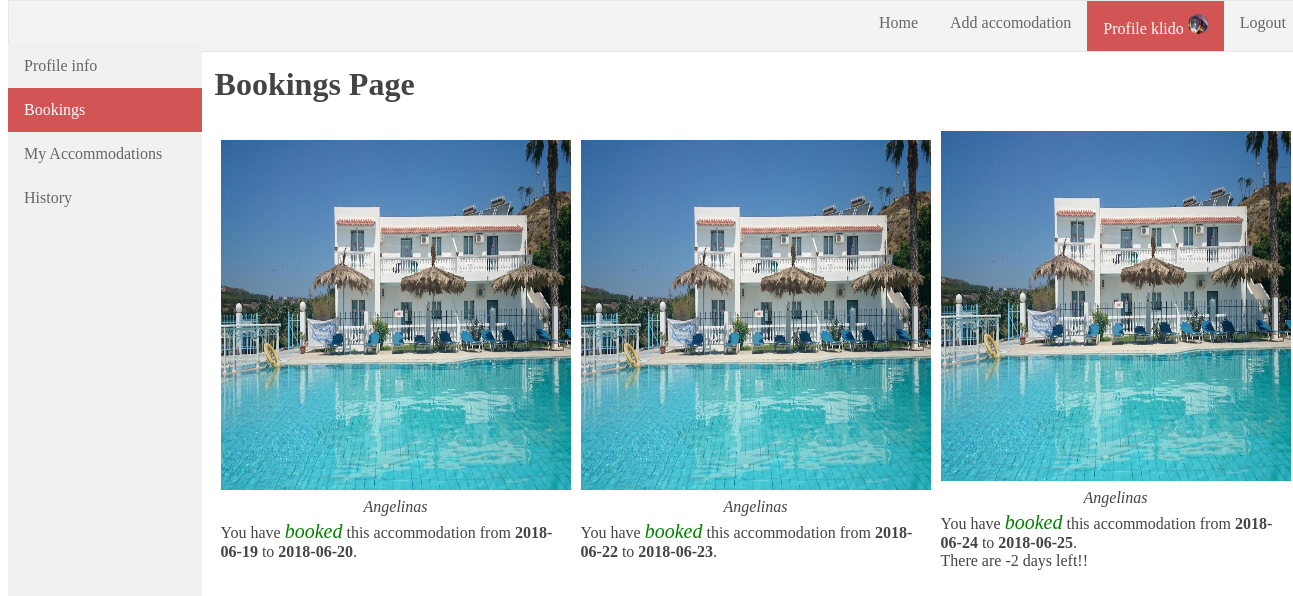
/bookings.php (signed in), run on the app's committed database.
### tables this page shows
CREATE TABLE `bookings` (
  `rent_id` int(11) NOT NULL,
  `user_id` int(11) NOT NULL,
  `accom_id` int(11) NOT NULL,
  `checkin_date` date NOT NULL,
  `checkout_date` date NOT NULL,
  `status` enum('completed','active') NOT NULL DEFAULT 'active'
);

CREATE TABLE `accommodations` (
  `accom_id` int(11) NOT NULL,
  `title` varchar(50) NOT NULL,
  `location` varchar(25) NOT NULL,
  `description` text,
  `rating` float DEFAULT '0',
  `votes` int(11) DEFAULT '0',
  `checkin` time NOT NULL,
  `checkout` time NOT NULL,
  `path_to_image` varchar(100) NOT NULL DEFAULT 'pictures\\accommodations\\not_available.jpg',
  `user_id` int(11) NOT NULL
);

### classes/Config.php (called while the page is built)
<?php
class Config{
  public static function get($path = null){
    if($path){
      $config = $GLOBALS['config'];
      $path = explode('/',$path);
      foreach($path as $bit){
        if(isset($config[$bit]))
          $config = $config[$bit];
      }
      return $config;
    }
    return false;
  }
}
?>

### classes/Database.php (called while the page is built, shortened)
<?php
class Database {
  private static $_instance = null;
  private $_dbc,
          $_query,
          $_error=false,
          $_results,
          $_count=0;
  private function __construct() {
    $this->_dbc  = new mysqli(Config::get('mysql/host'),
                        Config::get('mysql/username'),
                        Config::get('mysql/password'),
                        Config::get('mysql/db'));
  }
  public static function getInstance() {
    if(!isset(self::$_instance)){
      self::$_instance = new Database();
    }
    return self::$_instance;
  }
  public function query($sql,$type='',$params = array()) {
    $this->_error = false;
    if($this->_query = $this->_dbc->prepare($sql)) {
      if(count($params)){
        call_user_func_array(array($this->_query, "bind_param"),array_merge(array($type), $params));
      }
      if($this->_query->execute()) {
          $this->_results = $this->_query->get_result() ?? NULL;
          $this->_count  = $this->_results->num_rows ?? NULL;
      }else{
        $this->_error = true;
      }
    }
  }
  public function getResultArray() {
    if($this->_count>0)
      return $this->_results->fetch_all(MYSQLI_ASSOC);
  }
  public function error() {
    return $this->_error;
  }
}
?>

### classes/Accommodation.php (called while the page is built, shortened)
<?php
class Accommodation {
  private $_db;
  public function __construct() {
    $this->_db = Database::getInstance();
  }
  function getBookedAccomsByUserId($id){
    $this->_db->query('select accommodations.*,bookings.* from accommodations,bookings,users where status="active"
                        and bookings.user_id = users.user_id
                        and accommodations.accom_id = bookings.accom_id
                        and users.user_id= ?','i',array(&$id));
    if($this->_db->error()) {
      echo $this->_db->getErrorDescr();
    }else{
      return $this->_db->getResultArray();
    }
  }
}
?>

### bookings.php (the view, shortened to what this page needs)
<!DOCTYPE html>
<html lang="el">
<head>
	<link href="css/navigation.css" rel="stylesheet" type="text/css">
	<link href="css/profile.css" rel="stylesheet" type="text/css">
</head>
<body>
  <?php include('navigation.php');?>
	<?php include('navigation_profile.php'); ?>
	<div class="profile_content">
		<div id='bookings_profile_section'>
		<?php
			$Acc = new Accommodation();
			$data = $Acc->getBookedAccomsByUserId($_SESSION['user_id']);
			if($data != null){
				echo '<h1>Bookings Page</h1>';
				echo '<table><tr>';
				foreach($data as $index=> $booked_accom){
					$currentDate = date("Y-m-d");
					$days_left_msg = '';
					if($currentDate < $booked_accom['checkin_date']){
						$days_left = date_diff(date_create($booked_accom['checkin_date']),date_create($currentDate));
						$days_left  = $days_left->format("%R%a days");
						$days_left_msg = "<br>There are $days_left left!!";
					}
					$str = <<<EOF
					<td>
						<table>
							<tr>
								<td width='50%'><a href="accommodation.php?id={$booked_accom['accom_id']}"><img src="{$booked_accom['path_to_image']} "alt="Avatar" width="350" height="350"></td>
							</tr>
							<tr>
								<td align="center"><i>{$booked_accom['title']}</i></td>
							</tr>
							<tr>
								<td>You have <em>booked</em> this accommodation from <b>{$booked_accom['checkin_date']}</b> to <b>{$booked_accom['checkout_date']}</b>.{$days_left_msg}</td>
							</tr>
						</table>
					</td>
EOF;
					echo $str;
				}
				echo '</tr></table>';
			}else{
				echo '<h2><i>You have no Bookings</i></h2>';
			}
?>
		</div>
	</div>
</body>
</html>

### navigation.php
<?php
$active = array('profile'=>'','register_accom'=>'','home'=>'','login'=>'','register_user'=>'');
$tmp = explode('/',$_SERVER['PHP_SELF']);
$filename = substr($tmp[count($tmp)-1],0,-4);
$str = "class='active'";
if($filename=='accommodations'){
	$active['home']=  $str;
}elseif($filename=='profile_accom' || $filename=='history' || $filename=='bookings'){
	$active['profile'] = $str;
}else{
	$active[$filename] = $str;
}
echo '<div class="nav" id="navbar"><ul>';
if(isset($_SESSION['user'])) {
	echo '<li><a href="logout.php">Logout</a></li>';
	echo '<li><a '.$active['profile'].' href="profile.php#profile_info">Profile '.$_SESSION['user'].' <img src="'.$_SESSION['path_to_avatar'].'" width="20" height="20"></a></li>';
	echo '<li><a '.$active['register_accom'].' href="register_accom.php">Add accomodation</a></li>';
}else{
	echo "<li><a ".$active['login']."  id='login' href='login.php'>Login</a></li>";
  echo "<li><a ".$active['register_user']."  id='register_user' href='register_user.php'>Register</a></li>";
}
echo '<li><a '.$active['home'].' id="home" href="home.php">Home</a></li>';
echo "</ul></div><br/></br>";
?>

### navigation_profile.php
<?php
$active = array('profile'=>'','bookings'=>'','profile_accom'=>'','history'=>'');
$tmp = explode('/',$_SERVER['PHP_SELF']);
$filename = substr($tmp[count($tmp)-1],0,-4);
$active[$filename] = 'class="active"';
echo '<div class="nav" id="profile_nav"><ul>';
echo  '<li><a '.$active['profile'].'" id="profile_info" href="profile.php">Profile info</a></li>';
echo '<li><a '.$active['bookings'].' id="bookings" href="bookings.php">Bookings</a></li>';
echo '<li><a '.$active['profile_accom'].' id="profile_accom" href="profile_accom.php">My Accommodations</a></li>';
echo '<li><a '.$active['history'].' id="history" href="history.php">History</a></li>';
echo "</ul></div>";
?>

### css/navigation.css (style rules this page uses)
#navbar ul { list-style-type: none; margin: 0; padding: 0; position: fixed; top: 0; width: 100%; border: 1px solid #e7e7e7; background-color: #f3f3f3; display: block; }
#navbar li { display:inline; float:right; text-align: center; }
#navbar img { border-radius:50%; }
#profile_nav ul { float:left; list-style-type: none; margin: 0; padding: 0; width: 15%; background-color: #f1f1f1; position: fixed; height: 100%; overflow: auto; }
.nav li a { display: block; padding: 13px 16px; text-decoration: none; color:#666; }
.nav li a.active { background-color: #d35454; color: white; }

### css/profile.css (style rules this page uses)
.profile_content { margin-left:15%; padding:1px 15px; height:1200px; font-family:Georgia, "Times New Roman", Times, serif; color:#444; }
.profile_content em { color:green; font-size:20px }
#bookings_profile_section table { margin:auto; width:50%; }

### data on the page
bookings: accom.path_to_image (picture), accom.title "Angelinas", checkin_date "2018-06-19", checkout_date "2018-06-20"
bookings: accom.path_to_image (picture), accom.title "Angelinas", checkin_date "2018-06-22", checkout_date "2018-06-23"
bookings: accom.path_to_image (picture), accom.title "Angelinas", checkin_date "2018-06-24", checkout_date "2018-06-25", checkin_date "-2 days"

### other printed values
$_SESSION['user'] "klido"
